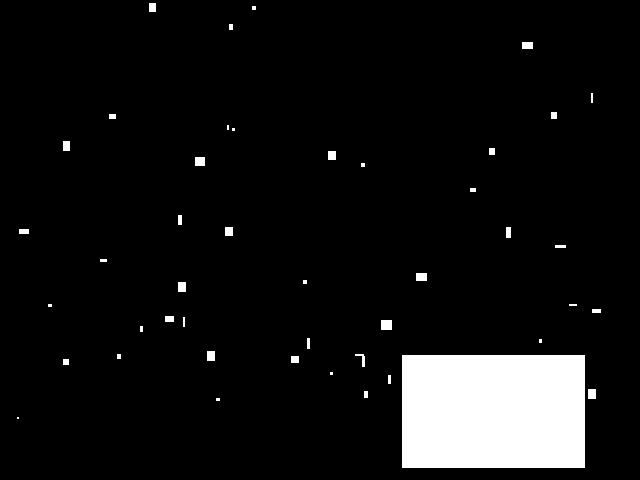
%> input picture Assignment INDIVIDUAL/Assignment2/example_001.png, 640 x 480 px
$ octave script.m   (GNU Octave 9; MATLAB toolbox functions it lacks are replaced by stand-ins)
%> lines starting %> are read from the running program, lines starting %| are printed output that depends on the picture; in (x1, y1, x2, y2) boxes, pixels count from 0 and x2, y2 are one past the last pixel; in counts of white or black regions, pixels touching at a corner belong together; the program's own positions count from 1
### Assignment INDIVIDUAL/Assignment2/how_many.m
function n = how_many(img)
%     Your function will be called with img being a binary image of type 'logical'.
%
%     Knowing how many objects are in a storage box is very important to
%     know in the automated fulfillment centre. The existing computer vision
%     system can already segment foreground and background and
%     create binary images of size 640x480 (width x height) such as those
%     shown below. The segmentation has been written by a colleague who used
%     different colour thresholding techniques. The method
%     works ok, but produces a significant number of artifacts that are
%     visible as small rectangular segments in the image. Further analysis
%     showed that these erroneous segments are never larger than 20x20
%     pixels.
%     Equipped with this information, your task is to write a function that
%     can take in a binary image and returns the number of large segments,
%     which correspond to objects in the box.

img = imerode(img, ones(21,21));
stats = regionprops(img, 'Area');
n = length(stats);

end

### Assignment INDIVIDUAL/Assignment2/script.m
clear all; close all; clc;

%% Task 1
% [5 lines of commented-out code are left out]


%% Task 2
img = imread('example_001.png');
%> img is the input picture: size 480x640 uint8; 7.3% white; 45 white regions (12 under 20 px), largest, box (x1, y1, x2, y2) and area: (402, 355, 585, 468) 20679, (381, 320, 392, 330) 110, (195, 157, 205, 166) 90
img = imbinarize(img);
img = imerode(img, ones(21,21));
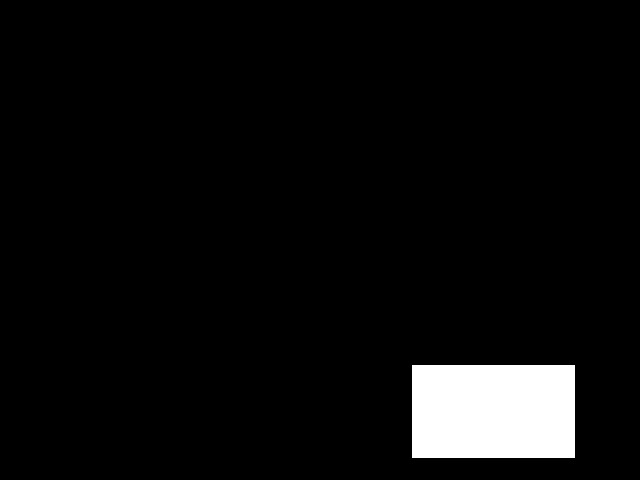
%> img: size 480x640 logical; 4.9% white; 1 white region, box (x1, y1, x2, y2) and area: (412, 365, 575, 458) 15159
imshow(img);
stats = regionprops(img, 'Area');
%> stats = 1 region; Area: 15159
length(stats);

img = logical(imread('example_010.png'));
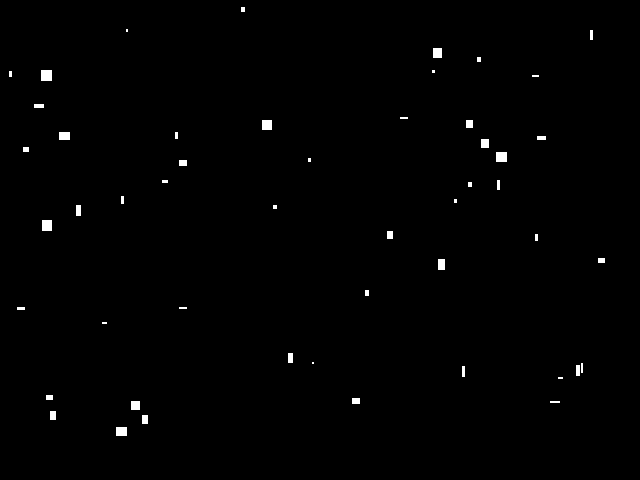
%> input picture Assignment INDIVIDUAL/Assignment2/example_010.png, 640 x 480 px
%> img: size 480x640 logical; 0.67% white; 50 white regions (13 under 20 px), largest, box (x1, y1, x2, y2) and area: (41, 70, 52, 81) 121, (496, 152, 507, 162) 110, (42, 220, 52, 231) 110
n = how_many(img);
%> in how_many, `img = imerode(img, ones(21,21));`: img: size 480x640 logical; every value is 0
%> in how_many, `stats = regionprops(img, 'Area');`: stats = 0 regions
%> in how_many, `n = length(stats);`: n = 0
%> n = 0
